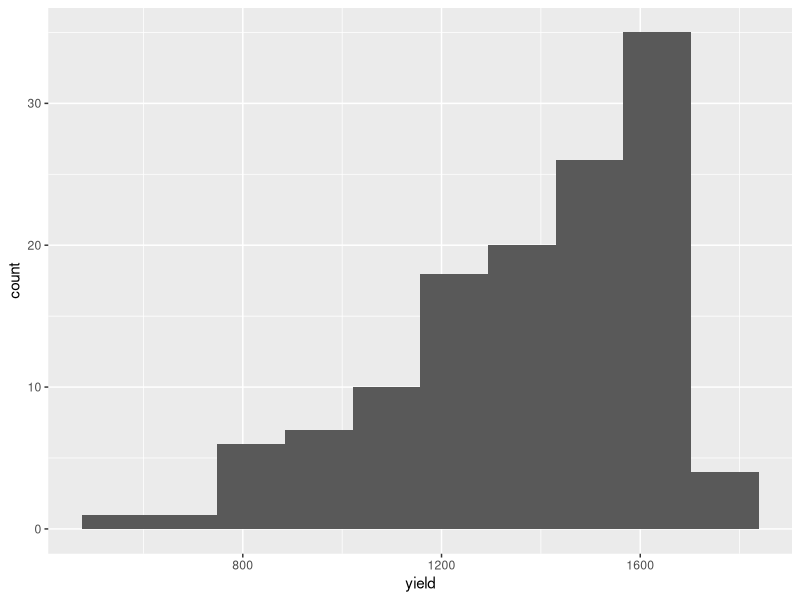
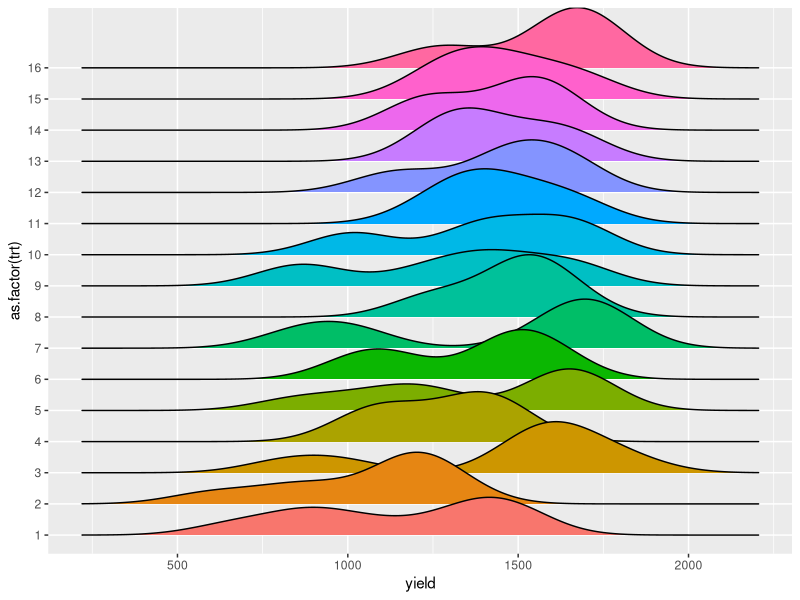
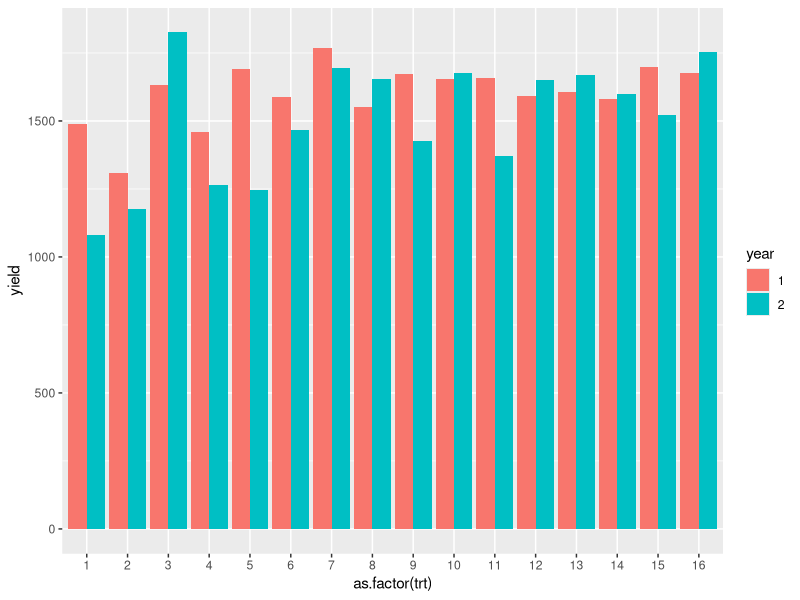

Recreate these plots in R, in order. (Note: this script raises an error after producing the figures.)
## ---- chunk 1
library(knitr)
## Global options
#options(max.print="75")
opts_chunk$set(echo=TRUE,
               cache=TRUE,
               fig.cap='center',
               prompt=FALSE,
               tidy=TRUE,
               comment=NA,
               message=FALSE,
               warning=FALSE)
opts_knit$set(width=100)
## ---- chunk 2
library(lme4)
library(lmerTest)
library(tidyverse)
library(emmeans)
library(kableExtra)
## ---- chunk 3
data <- read_csv("iwm.csv") %>% 
  mutate(
    year = as.factor(year),
    trt = as.factor(trt)
  ) %>% 
  mutate_if(is_character, as_factor)
## ---- chunk 4
glimpse(data) 
## ---- chunk 5
skimr::skim(data)
## ---- chunk 6
bartlett.test(yield ~ trt, data)
## ---- chunk 7
data %>% 
  ggplot(aes(x=yield)) +
  geom_histogram(bins = 10)
## ---- chunk 8
library(ggridges)
data %>% 
  ggplot(
    aes(y=as.factor(trt), x=yield, fill=as.factor(trt))) +
      geom_density_ridges(scale=2, show.legend = FALSE)
## ---- chunk 9
data %>%
  group_by(hand.weed, plow, cover.crop, herb, year) %>% 
  summarise(yield_mean = mean(yield), yield_sd = sd(yield), 
            yield_min = min(yield), yield_max = max(yield)) %>%
  kbl() %>%
  kable_classic_2(full_width = F)
## ---- chunk 10
data %>% 
  ggplot(aes(x=as.factor(trt), y=yield, fill=year)) +
  geom_bar(position = "dodge", stat="identity")
## ---- chunk 11
fit <- lmer(yield ~ hand.weed * plow * cover.crop * herb * year  + (1|hand.weed:plow:cover.crop:herb) + (1|year:block), data, REML= FALSE)
## ---- chunk 12
anova(fit)
## ---- chunk 13
lsmeans_1 <- emmeans(fit, ~ hand.weed * plow | year, cont="pairwise", adjust="none", alpha=0.05)
lsmeans_1 # note that | make the hand.weed * plow comparisons within year (2 sets of comparisons) - You can play with | or *
## ---- chunk 14
CLD(lsmeans_1$emmeans, alpha=0.05, Letters=letters, adjust="none", reversed = TRUE) %>%
  kbl() %>%
  kable_classic_2(full_width = F)
## ---- chunk 15
lsmeans_2 <- emmeans(fit, ~ herb * year, cont="pairwise", adjust="none", alpha=0.05)
lsmeans_2
## ---- chunk 16
CLD(lsmeans_2$emmeans, alpha=0.05, Letters=letters, adjust="none", reversed = TRUE) %>%
  kbl() %>%
  kable_classic_2(full_width = F)
